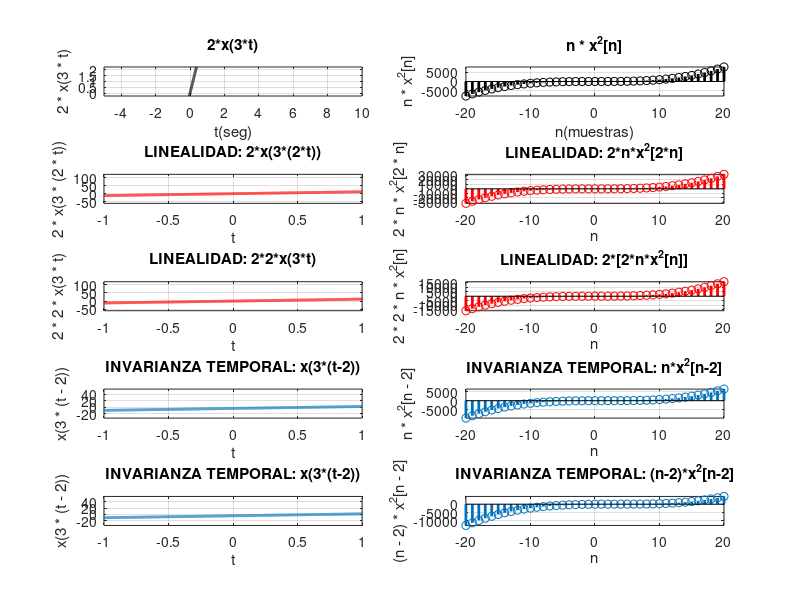

Source code (MATLAB):
%% TareaA_Clase4_Punto_2

% Consigna de la clase #A
% 1. Evaluar los siguientes sistemas en terminos de linealidad,
% memoria,causalidad,estabilidad e invariancia temporal:
%   a)y[n]=sen[x[n-2]]
%   b)y(t)=2e^[-4.x(t+1)]
%   c)y(t)=2.x(3t)
%   d)y[n]=n.x^2[n]
%   e)y(t)=d(x(t))/dt
% 2. Generar dos funciones en Matlab, de modo de simular los sistemas c) y
% d)(Sc[x[n]] y Sd[x(t)] y determinar si se los puede considerar LIT,
% analizando sus entradas a respuestas tipo funcion escalon u(t)

%%%%%%%%%%%%

clc;
clear;
close all;

%% c)

% Funcion c) y(t)=2.x(3t)
dt_c = 0.001;
t = -5:dt_c:10;
Sc = @(t, fc) 2 .* fc(3 .* t);
y1t = Sc(t, @(t) t);

% Graficos funcion c)

figure;
subplot(521)
plot(t, y1t, 'k', 'linewidth', 2);
xlabel('t(seg)')
ylabel('2 * x(3 * t)')
grid on
axis tight
title('2*x(3*t)')
ylim([-0.25 2.25])

%% d)

% Funcion d) y[n]=n.x^2[n]
dn_d = 1;
n = -20:dn_d:20;
Sd = @(n, fc) n .* (fc(n).^2);
y2n = Sd(n, @(n) n);

% Graficos funcion d)

subplot(522)
stem(n, y2n, 'k', 'linewidth', 2)
xlabel('n(muestras)')
ylabel('n * x^2[n]')
grid on
axis tight
title('n * x^2[n]')
ylim([-8000 8000])

%% Linealidad c)

% % Si es lineal->T[a*x_1(t)+b*x_2(t)]=a*y_1(t)+b*y_2(t)
y1t_linealidad_entrada = Sc(t, @(t) 2 .* t);
y2t_linealidad_salida = 2 * Sc(t, @(t) t);
% Graficos funcion c) linealidad
subplot(523)
plot(t, y1t_linealidad_entrada, 'r', 'linewidth', 2);
title('LINEALIDAD: 2*x(3*(2*t))')
xlabel('t')
ylabel('2 * x(3 * (2 * t))')
grid on
axis tight
xlim([-1 1])

subplot(525)
plot(t, y2t_linealidad_salida, 'r', 'linewidth', 2);
title('LINEALIDAD: 2*2*x(3*t)')
xlabel('t')
ylabel('2 * 2 * x(3 * t)')
grid on
axis tight
xlim([-1 1])

%% Linealidad d)

% % Si es lineal->T[a*x_1(t)+b*x_2(t)]=a*y_1(t)+b*y_2(t)

y1n_linealidad_entrada = Sd(n, @(n) 2 .* n);
y2n_linealidad_salida = 2 * Sd(n, @(n) n);
% Graficos funcion d) linealidad
subplot(524)
stem(n, y1n_linealidad_entrada, 'r', 'linewidth', 2)
title('LINEALIDAD: 2*n*x^2[2*n]')
xlabel('n')
ylabel('2 * n * x^2[2 * n]')
grid on
axis tight

subplot(526)
stem(n, y2n_linealidad_salida, 'r', 'linewidth', 2)
title('LINEALIDAD: 2*[2*n*x^2[n]]')
xlabel('n')
ylabel('2 * 2 * n * x^2[n]')
grid on
axis tight
xlim([-20 20])

%% Invarianza temporal c)

% y(t)=2.x(3t)
% % Si es invariante->T[x(t-t0)]=x(t-t0)

y1t_invariante_entrada = Sc(t, @(t) t - 2);
y2t_invariante_salida = Sc(t, @(t) t - 2);

% Graficos funcion c) invariante
subplot(527)
plot(t, y1t_invariante_entrada, 'linewidth', 2);
title('INVARIANZA TEMPORAL: x(3*(t-2))')
xlabel('t')
ylabel('x(3 * (t - 2))')
grid on
axis tight
xlim([-1 1])

subplot(529)
plot(t, y2t_invariante_salida, 'linewidth', 2);
title('INVARIANZA TEMPORAL: x(3*(t-2))')
xlabel('t')
ylabel('x(3 * (t - 2))')
grid on
axis tight
xlim([-1 1])

%% Invariancia temporal d)

% y[n]=n.x^2[n]
% % Si es invariante->T[x(t-t0)]=x(t-t0)
y1n_invariante_entrada = Sd(n, @(n) n - 2);
y2n_invariante_salida = Sd(n - 2, @(n) n - 2);

% Graficos funcion d) invariante
subplot(528)
stem(n, y1n_invariante_entrada, 'linewidth', 2)
title('INVARIANZA TEMPORAL: n*x^2[n-2]')
xlabel('n')
ylabel('n * x^2[n - 2]')
grid on
axis tight
xlim([-20 20])

subplot(5, 2, 10)
stem(n, y2n_invariante_salida, 'linewidth', 2)
title('INVARIANZA TEMPORAL: (n-2)*x^2[n-2]')
xlabel('n')
ylabel('(n - 2) * x^2[n - 2]')
grid on
axis tight
xlim([-20 20])
